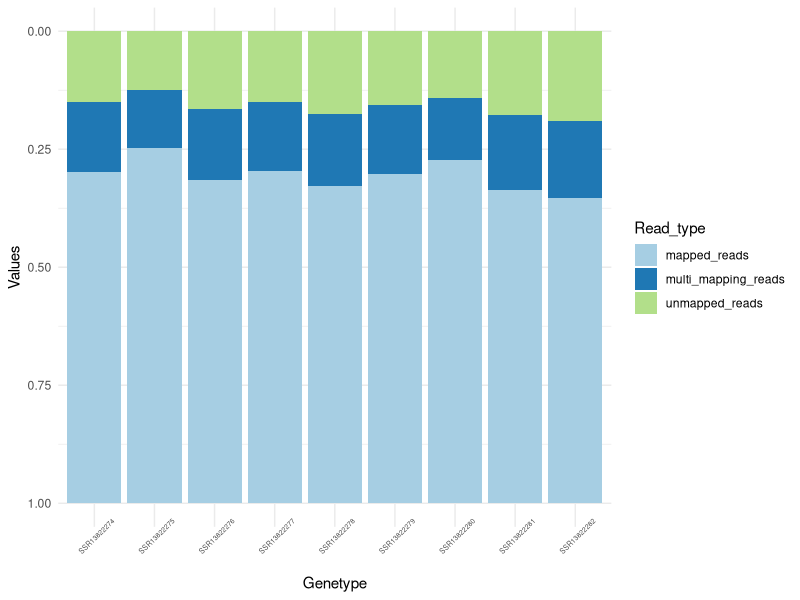
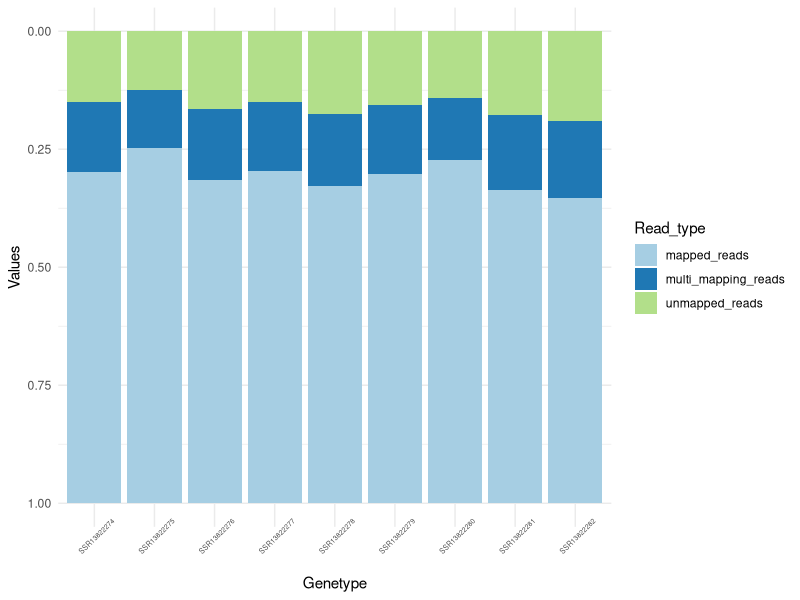

Write R code to recreate these figures, in order.
library(ggplot2)
setwd("/Users/jeffersonchen/programming/YuceBio/YuceBio/Day4/R_Code/Bar_Chart")
# install.packages(c("DESeq2", "Biobase", "gplots", "ggplot2", "RColorBrewer", "pheatmap", "matrixStats", "lattice", "gtools" ,"dplyr"))
my_data <- read.delim("STAR_DATA.txt")
# normalize the data
data <- data.frame( mappedreads=c(my_data[2]), multimapping_reads=c(my_data[3]), unmapped_data=c(my_data[4]))
rownames(data)<- c(my_data$X)

genetype <- c(rep(rownames(data), each = ncol(data)))

Read_type <- rep(c(colnames(data)), time = nrow(data))

Values <- c()
for(i in 1:(ncol(t(data))* ncol(data))) {       # for-loop over columns
  Values <- c(Values, t(data)[i])
}

data <- data.frame(Genetype = genetype, Read_type= Read_type, Values = Values)

bar_chart <- ggplot(data, aes(fill=Read_type, y=Values, x=Genetype)) + 
  geom_bar(position="fill", stat="identity", width =0.9) + scale_y_reverse() + scale_fill_brewer(palette="Paired")+
  theme_minimal() + expand_limits(y=c(0,1)) + theme(axis.text.x = element_text(angle = 45, size = 5))

ggsave("/Users/jeffersonchen/programming/YuceBio/YuceBio/Day4/R_Code/Bar_Chart/Bar_Chart.pdf", bar_chart)
bar_chart
dev.off()

